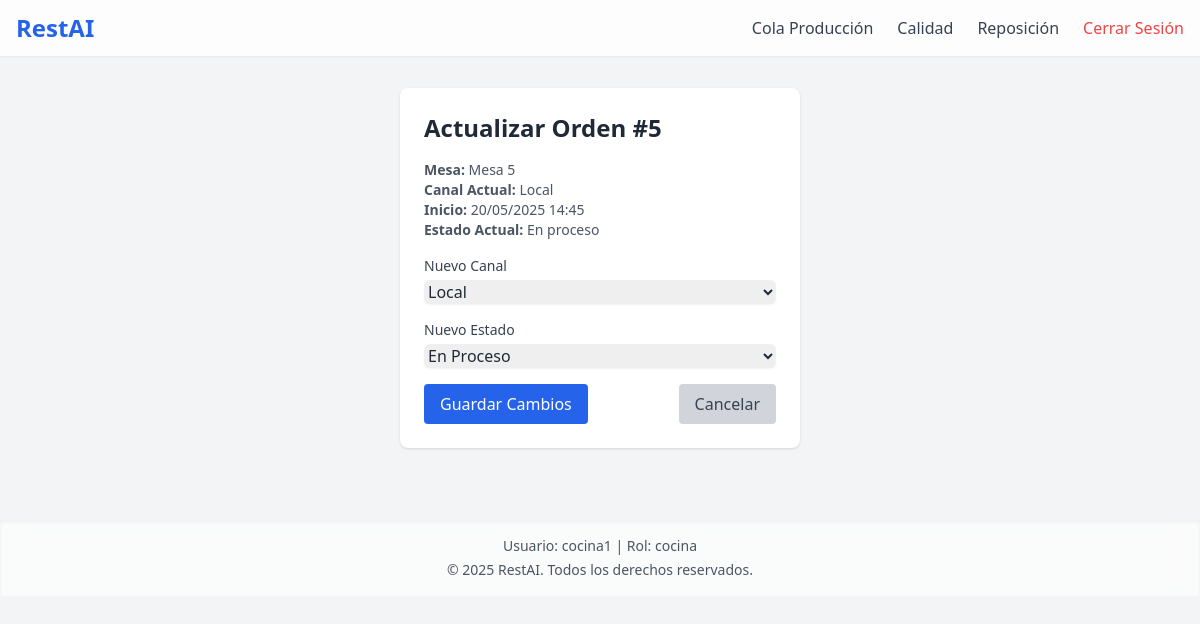
The app's page /cocina/update_order_status.php?id=5 (signed in) with its own data.
### tables this page shows
CREATE TABLE `ordenes` (
  `id` int(11) NOT NULL,
  `mesa_id` int(11) DEFAULT NULL,
  `usuario_id` int(11) DEFAULT NULL,
  `canal` enum('local','entrega','takeaway') NOT NULL,
  `estado` enum('pendiente','en_proceso','completada','cancelada') DEFAULT 'pendiente',
  `total` decimal(10,2) NOT NULL,
  `fecha_hora_inicio` datetime DEFAULT current_timestamp(),
  `fecha_hora_finalizacion` datetime DEFAULT NULL,
  `tiempo_estimado_preparacion` int(11) DEFAULT NULL,
  `tiempo_real_preparacion` int(11) DEFAULT NULL,
  `tiempo_estimado_entrega` int(11) DEFAULT NULL,
  `tiempo_real_entrega` int(11) DEFAULT NULL,
  `calidad_revision` tinyint(1) DEFAULT 0
);

CREATE TABLE `mesas` (
  `id` int(11) NOT NULL,
  `numero` int(11) NOT NULL,
  `capacidad` int(11) NOT NULL,
  `estado` enum('libre','ocupada','reservada') DEFAULT 'libre',
  `ubicacion` varchar(50) NOT NULL
);

### cocina/update_order_status.php (the view, shortened to what this page needs)
<?php
include '../config/db.php';
$id = $_GET['id'] ?? null;
$stmt = $pdo->prepare("
  SELECT
    o.id,
    o.estado,
    o.canal,
    m.numero AS mesa_numero,
    DATE_FORMAT(o.fecha_hora_inicio, '%d/%m/%Y %H:%i') AS inicio
  FROM ordenes o
  LEFT JOIN mesas m ON o.mesa_id = m.id
  WHERE o.id = ?
");
$stmt->execute([$id]);
$o = $stmt->fetch(PDO::FETCH_ASSOC);
?>
<!DOCTYPE html>
<html lang="es">
<head>
  <script src="https://cdn.tailwindcss.com"></script>
</head>
<body class="bg-gray-100 text-gray-800 pt-16">
  <?php include '../components/header.php'; ?>
  <main class="max-w-md mx-auto p-6">
    <section class="bg-white rounded-lg shadow p-6 animate-fade-in-up">
      <h2 class="text-2xl font-semibold mb-4">Actualizar Orden #<?= htmlspecialchars($o['id']) ?></h2>
      <div class="mb-4 text-sm text-gray-600">
        <?php if ($o['mesa_numero'] !== null): ?>
          <p><strong>Mesa:</strong> Mesa <?= htmlspecialchars($o['mesa_numero']) ?></p>
        <?php endif; ?>
        <p><strong>Canal Actual:</strong> <?= ucfirst(htmlspecialchars($o['canal'])) ?></p>
        <p><strong>Inicio:</strong> <?= htmlspecialchars($o['inicio']) ?></p>
        <p><strong>Estado Actual:</strong>
          <?= ucfirst(str_replace('_', ' ', htmlspecialchars($o['estado']))) ?>
        </p>
      </div>
      <form
        method="POST"
        class="space-y-4"
        onsubmit="return confirm('¿Estás seguro de que deseas guardar estos cambios?');"
      >
        <div>
          <label for="canal" class="block text-sm font-medium text-gray-700">Nuevo Canal</label>
          <select
            id="canal"
            name="canal"
            class="mt-1 block w-full border-gray-300 rounded-md shadow-sm focus:ring-blue-500 focus:border-blue-500"
          >
            <option value="local"    <?= ($o['canal'] === 'local')    ? 'selected' : '' ?>>Local</option>
          </select>
        </div>
        <div>
          <label for="estado" class="block text-sm font-medium text-gray-700">Nuevo Estado</label>
          <select
            id="estado"
            name="estado"
            class="mt-1 block w-full border-gray-300 rounded-md shadow-sm focus:ring-blue-500 focus:border-blue-500"
          >
            <option value="en_proceso" <?= ($o['estado'] === 'en_proceso')  ? 'selected' : '' ?>>
              En Proceso
            </option>
          </select>
        </div>
        <div class="flex justify-between mt-6">
          <button
            type="submit"
            class="px-4 py-2 bg-blue-600 text-white rounded hover:bg-blue-700"
          >
            Guardar Cambios
          </button>
          <a
            href="ordenes-activas.php"
            class="px-4 py-2 bg-gray-300 text-gray-700 rounded hover:bg-gray-400"
          >
            Cancelar
          </a>
        </div>
      </form>
    </section>
  </main>
  <?php include '../components/footer.php'; ?>
</body>
</html>

### records on screen
ordenes: id "5", mesa.numero "5", canal "Local", estado "En proceso", estado "En Proceso"

### other values on screen
$o['inicio'] "20/05/2025 14:45"
$_SESSION['nombre'] "cocina1"
$_SESSION['rol'] "cocina"
